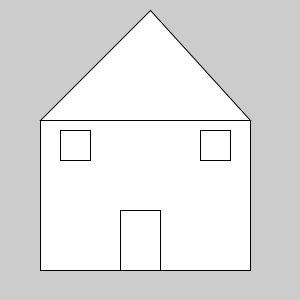
Frame 1 (no input)
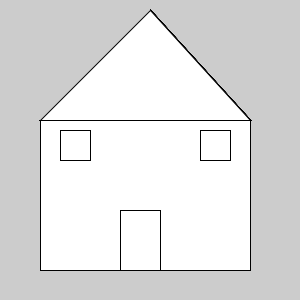
Frame 60 (the mouse pressed at the canvas centre just before this capture)
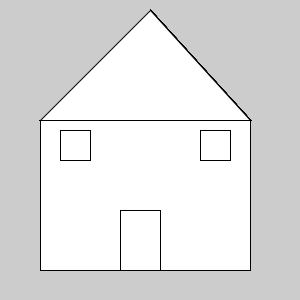
Frame 120 (the mouse held since frame 60 and released just before this capture)

The Processing sketch that drew these frames (run headless with seeded random() and noise(); from frame 60 on, the mouse is pressed at the canvas centre):

// Processing sketch: processing_182521
// ── processing_182521.pde

int counter;

void setup() {
size (300,300);
}

void draw() {
rect(40,120,210,150);
triangle(40,120,150,10,250,120);
rect(60,130,30,30);
rect(200,130,30,30); 
rect(120,210,40,60); 
}
